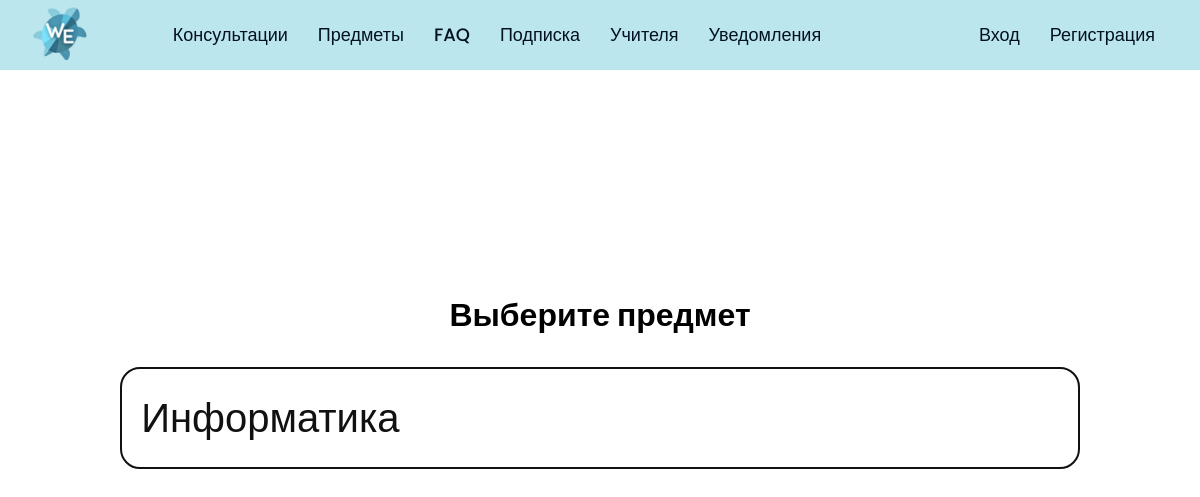
/class/1/subjects, run on an earlier commit of the app's database.
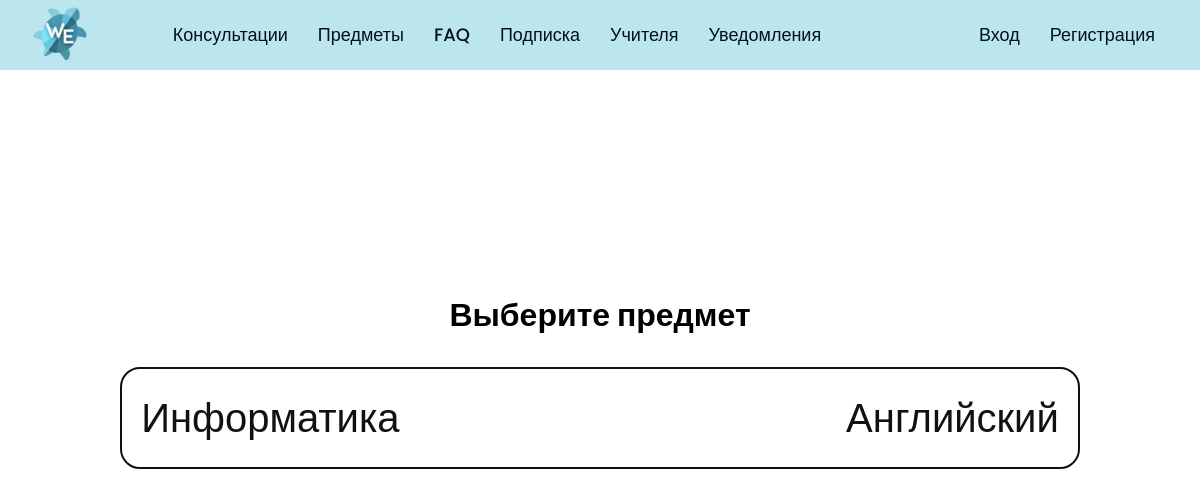
And on a later commit of the database.
### main.py (models this page shows)
class Subject(db.Model):
    id = db.Column(db.Integer, primary_key=True)
    name = db.Column(db.String(50), nullable=False)
    class_id = db.Column(db.Integer, db.ForeignKey('class.id'), nullable=False)
    courses = db.relationship('Course', backref='subject', lazy=True)

### main.py (the view)
@app.route('/class/<int:class_id>/subjects')
def class_subjects(class_id):
    class_info = Class.query.get_or_404(class_id)
    subjects = class_info.subjects
    return render_template('class_subjects.html', class_info=class_info, subjects=subjects)

### templates/class_subjects.html (shortened to what this page needs)
<!DOCTYPE html>
<html lang="en">
<head>
    <link rel="stylesheet" href="..\..\static\subjects.css">
</head>
<body>
  <nav>
    <div class="wrapper">
      <div class="logo"><a href="/"><img src="..\..\static\logo.png" alt=""></a></div>
      <ul class="nav-links">
        <li><a href="/meets-subj1">Консультации</a></li>
        <li>
          <a href="/subjects" class="desktop-item">Предметы</a>
        </li>
        <li><a href="/faq">FAQ</a></li>
        <li><a href="/new">Подписка</a></li>
        <li><a href="/Teachers">Учителя</a></li>
        <li><a href="/notifications">Уведомления</a></li>
      </ul>
      <ul class="nav-links">
          {% if not(current_user.is_authenticated) %}
      <li><div class="Log"><a href="/index">Вход</a></div></li>
      <li><div class="Sign"><a href="/register">Регистрация</a></div></li>
          {% endif %}
      </ul>
    </div>
  </nav>
      <div class="con">
          <h1>Выберите предмет</h1>
        <div class="subject-col-col">
  {% for subject in subjects %}
            <p><a href="{{ url_for('list_courses', subject_id=subject.id) }}">{{ subject.name }}</a></p>
  {% endfor %}
        </div>
      </div>
</body>
</html>

### static/subjects.css (style rules this page uses)
* { margin: 0; padding: 0; box-sizing: border-box; font-family: 'Poppins', sans-serif; }
nav { top: 0; position: fixed; z-index: 99; width: 100%; background-color: #bce6ee; }
nav .wrapper { position: relative; max-width: 100%; padding: 0px 30px; height: 70px; line-height: 70px; margin: auto; display: flex; align-items: center; justify-content: space-between; }
.wrapper .logo a { color: #0c7489; font-size: 30px; font-weight: 600; text-decoration: none; }
.logo img { top: 4px; width:3%; position: absolute; min-width: 60px; }
.wrapper .Log a { text-decoration: none; color: #021024; font-size: 18px; font-weight: 500; padding: 9px 15px; border-radius: 5px; transition: all 0.3s ease; }
.wrapper .Sign a { text-decoration: none; color: #021024; font-size: 18px; font-weight: 500; border-radius: 5px; transition: all 0.3s ease; padding: 9px 15px; }
.wrapper .nav-links { display: inline-flex; }
.nav-links li { list-style: none; }
.nav-links li a { color: #021024; text-decoration: none; font-size: 18px; font-weight: 500; padding: 9px 15px; border-radius: 5px; transition: all 0.3s ease; }
.con { height: 70vh; top: 100px; position: relative; display: flex; flex-direction: column; justify-content: center; text-align: center; margin: 0 10%; gap: 5%; }
.con a { text-decoration: none; color: #111; }
.con p { font-size: 70px; }
.logo img { top: 4px; width:3%; position: absolute; }
.subject-col-col { border-radius: 20px; width: 100%; justify-content: space-between; display: flex; flex-direction: row; border: 2px solid #111; padding: 2%; text-align: center; }
.subject-col-col p { font-size: 40px; }

What changed in the data, as far as the page shows it:
added Subject: name "Английский"
